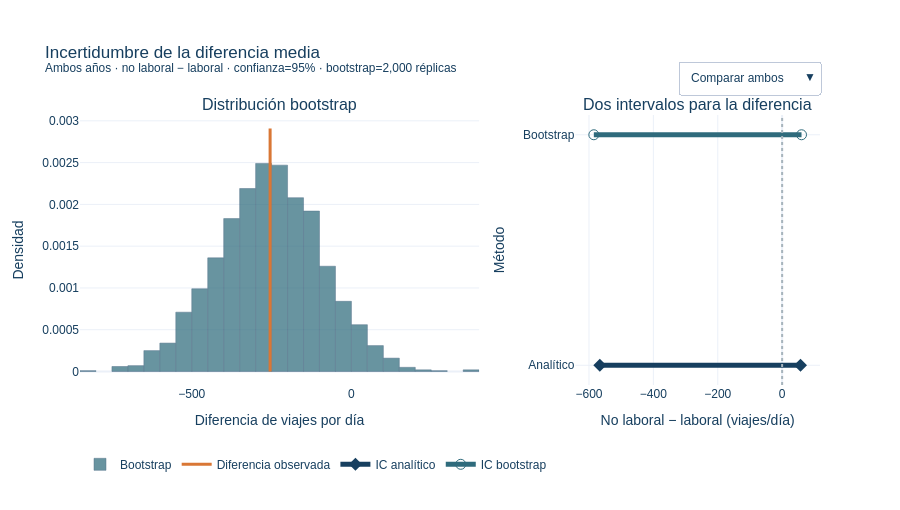

Notebook source saved alongside this figure:
### Code cell
# @title Explorar Incertidumbre { display-mode: "form" }
assert incertidumbre.notna().all()
counts, edges = np.histogram(bootstrap, bins=34, density=True); ymax = counts.max() * 1.08
fig = make_subplots(rows=1, cols=2, subplot_titles=("Distribución bootstrap", "Dos intervalos para la diferencia"), column_widths=[.62, .38], horizontal_spacing=.13)
fig.add_trace(go.Histogram(x=bootstrap, nbinsx=34, histnorm="probability density", marker={"color": AZUL, "line": {"color": TINTA, "width": .5}}, opacity=.72, name="Bootstrap", hovertemplate="diferencia=%{x:,.0f}<br>densidad=%{y:.5f}<extra></extra>"), row=1, col=1)
fig.add_trace(go.Scatter(x=[diferencia, diferencia], y=[0, ymax], mode="lines", line={"color": NARANJA, "width": 3}, name="Diferencia observada", hovertemplate=f"observada={diferencia:,.0f}<extra></extra>"), row=1, col=1)
fig.add_trace(go.Scatter(x=list(ic_analitico), y=["Analítico", "Analítico"], mode="lines+markers", line={"color": TINTA, "width": 5}, marker={"size": 10, "symbol": "diamond"}, name="IC analítico", hovertemplate="límite=%{x:,.0f}<extra>analítico</extra>"), row=1, col=2)
fig.add_trace(go.Scatter(x=list(ic_bootstrap), y=["Bootstrap", "Bootstrap"], mode="lines+markers", line={"color": AZUL, "width": 5}, marker={"size": 10, "symbol": "circle-open"}, name="IC bootstrap", hovertemplate="límite=%{x:,.0f}<extra>bootstrap</extra>"), row=1, col=2)
fig.add_vline(x=0, line={"color": NEUTRO, "dash": "dot", "width": 2}, row=1, col=2)
title = f"Incertidumbre de la diferencia media<br><sup>{periodo} · no laboral − laboral · confianza={confianza}% · bootstrap={repeticiones:,} réplicas</sup>"
buttons = [{"label": "Comparar ambos", "method": "update", "args": [{"opacity": [.72, 1, 1, 1]}, {"title.text": title}]}, {"label": "Destacar analítico", "method": "update", "args": [{"opacity": [.2, .35, 1, .2]}, {"title.text": title.replace("Incertidumbre", "Intervalo analítico")}]}, {"label": "Destacar bootstrap", "method": "update", "args": [{"opacity": [.82, 1, .2, 1]}, {"title.text": title.replace("Incertidumbre", "Intervalo bootstrap")}]}]
fig.update_layout(template="plotly_white", height=510, title=title, legend={"orientation": "h", "y": -0.24}, margin={"t": 115, "b": 125}, font={"family": "Arial", "color": TINTA}, hoverlabel={"bgcolor": "#FFFFFF"}, updatemenus=[{"x": 1, "y": 1.2, "xanchor": "right", "buttons": buttons}])
fig.update_xaxes(title_text="Diferencia de viajes por día", row=1, col=1); fig.update_yaxes(title_text="Densidad", row=1, col=1)
fig.update_xaxes(title_text="No laboral − laboral (viajes/día)", row=1, col=2); fig.update_yaxes(title_text="Método", row=1, col=2)
fig.show()


display(Markdown("**Lo que muestra:** La diferencia observada es −255 viajes por día y su error estándar es 159. Con 95% de confianza, el intervalo analítico va aproximadamente de −566 a 57; el bootstrap cuenta la misma historia y también cruza cero. El signo observado no es una frontera nítida para contratar."))

### Figure 1 — Plotly figure (JSON) as saved in the notebook; plotly's stock layout.template omitted (floating-point values rounded to 4 significant figures; data arrays with more than 128 entries replaced by an {"elided": "..."} marker saying what was removed)
{"data": [{"histnorm": "probability density", "hovertemplate": "diferencia=%{x:,.0f}<br>densidad=%{y:.5f}<extra></extra>", "marker": {"color": "#2F6B7C", "line": {"color": "#173F5F", "width": 0.5}}, "name": "Bootstrap", "nbinsx": 34, "opacity": 0.72, "type": "histogram", "x": {"elided": "2000 float values"}, "xaxis": "x", "yaxis": "y"}, {"hovertemplate": "observada=-255<extra></extra>", "line": {"color": "#D97735", "width": 3}, "mode": "lines", "name": "Diferencia observada", "type": "scatter", "x": [-254.7, -254.7], "xaxis": "x", "y": [0, 0.002908], "yaxis": "y"}, {"hovertemplate": "límite=%{x:,.0f}<extra>analítico</extra>", "line": {"color": "#173F5F", "width": 5}, "marker": {"size": 10, "symbol": "diamond"}, "mode": "lines+markers", "name": "IC analítico", "type": "scatter", "x": [-566.3, 57.03], "xaxis": "x2", "y": ["Analítico", "Analítico"], "yaxis": "y2"}, {"hovertemplate": "límite=%{x:,.0f}<extra>bootstrap</extra>", "line": {"color": "#2F6B7C", "width": 5}, "marker": {"size": 10, "symbol": "circle-open"}, "mode": "lines+markers", "name": "IC bootstrap", "type": "scatter", "x": [-584.9, 60.2], "xaxis": "x2", "y": ["Bootstrap", "Bootstrap"], "yaxis": "y2"}], "layout": {"annotations": [{"font": {"size": 16}, "showarrow": false, "text": "Distribución bootstrap", "x": 0.2697, "xanchor": "center", "xref": "paper", "y": 1.0, "yanchor": "bottom", "yref": "paper"}, {"font": {"size": 16}, "showarrow": false, "text": "Dos intervalos para la diferencia", "x": 0.8347, "xanchor": "center", "xref": "paper", "y": 1.0, "yanchor": "bottom", "yref": "paper"}], "font": {"color": "#173F5F", "family": "Arial"}, "height": 510, "hoverlabel": {"bgcolor": "#FFFFFF"}, "legend": {"orientation": "h", "y": -0.24}, "margin": {"b": 125, "t": 115}, "shapes": [{"line": {"color": "#A7B4BC", "dash": "dot", "width": 2}, "type": "line", "x0": 0, "x1": 0, "xref": "x2", "y0": 0, "y1": 1, "yref": "y2 domain"}], "title": {"text": "Incertidumbre de la diferencia media<br><sup>Ambos años · no laboral − laboral · confianza=95% · bootstrap=2,000 réplicas</sup>"}, "updatemenus": [{"buttons": [{"args": [{"opacity": [0.72, 1, 1, 1]}, {"title.text": "Incertidumbre de la diferencia media<br><sup>Ambos años · no laboral − laboral · confianza=95% · bootstrap=2,000 réplicas</sup>"}], "label": "Comparar ambos", "method": "update"}, {"args": [{"opacity": [0.2, 0.35, 1, 0.2]}, {"title.text": "Intervalo analítico de la diferencia media<br><sup>Ambos años · no laboral − laboral · confianza=95% · bootstrap=2,000 réplicas</sup>"}], "label": "Destacar analítico", "method": "update"}, {"args": [{"opacity": [0.82, 1, 0.2, 1]}, {"title.text": "Intervalo bootstrap de la diferencia media<br><sup>Ambos años · no laboral − laboral · confianza=95% · bootstrap=2,000 réplicas</sup>"}], "label": "Destacar bootstrap", "method": "update"}], "x": 1, "xanchor": "right", "y": 1.2}], "xaxis": {"anchor": "y", "domain": [0.0, 0.5394], "title": {"text": "Diferencia de viajes por día"}}, "xaxis2": {"anchor": "y2", "domain": [0.6694, 1.0], "title": {"text": "No laboral − laboral (viajes/día)"}}, "yaxis": {"anchor": "x", "domain": [0.0, 1.0], "title": {"text": "Densidad"}}, "yaxis2": {"anchor": "x2", "domain": [0.0, 1.0], "title": {"text": "Método"}}}}
